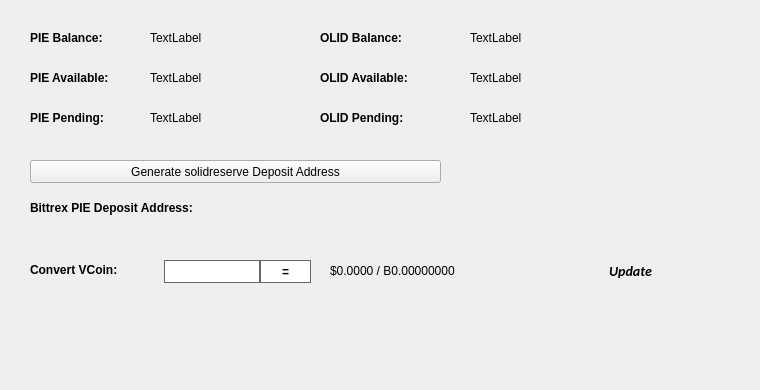
   <widget class="QWidget" name="BalanceTab">
    <attribute name="title">
     <string>Balance</string>
    </attribute>
    <widget class="QLabel" name="SolidreserveBalanceLabel">
     <property name="geometry">
      <rect>
       <x>470</x>
       <y>30</y>
       <width>150</width>
       <height>16</height>
      </rect>
     </property>
     <property name="text">
      <string>TextLabel</string>
     </property>
    </widget>
    <widget class="QLabel" name="PIEBalanceLabel">
     <property name="geometry">
      <rect>
       <x>150</x>
       <y>30</y>
       <width>150</width>
       <height>16</height>
      </rect>
     </property>
     <property name="text">
      <string>TextLabel</string>
     </property>
    </widget>
    <widget class="QLabel" name="label_11">
     <property name="geometry">
      <rect>
       <x>30</x>
       <y>30</y>
       <width>101</width>
       <height>16</height>
      </rect>
     </property>
     <property name="font">
      <font>
       <weight>75</weight>
       <bold>true</bold>
      </font>
     </property>
     <property name="text">
      <string>PIE Balance:</string>
     </property>
    </widget>
    <widget class="QLabel" name="label_12">
     <property name="geometry">
      <rect>
       <x>320</x>
       <y>30</y>
       <width>101</width>
       <height>16</height>
      </rect>
     </property>
     <property name="font">
      <font>
       <weight>75</weight>
       <bold>true</bold>
      </font>
     </property>
     <property name="text">
      <string>OLID Balance:</string>
     </property>
    </widget>
    <widget class="QLabel" name="PIEAvailableLabel_2">
     <property name="geometry">
      <rect>
       <x>150</x>
       <y>70</y>
       <width>150</width>
       <height>16</height>
      </rect>
     </property>
     <property name="text">
      <string>TextLabel</string>
     </property>
    </widget>
    <widget class="QLabel" name="label_13">
     <property name="geometry">
      <rect>
       <x>30</x>
       <y>70</y>
       <width>111</width>
       <height>16</height>
      </rect>
     </property>
     <property name="font">
      <font>
       <weight>75</weight>
       <bold>true</bold>
      </font>
     </property>
     <property name="text">
      <string>PIE Available:</string>
     </property>
    </widget>
    <widget class="QLabel" name="label_14">
     <property name="geometry">
      <rect>
       <x>30</x>
       <y>110</y>
       <width>101</width>
       <height>16</height>
      </rect>
     </property>
     <property name="font">
      <font>
       <weight>75</weight>
       <bold>true</bold>
      </font>
     </property>
     <property name="text">
      <string>PIE Pending:</string>
     </property>
    </widget>
    <widget class="QLabel" name="PIEPendingLabel">
     <property name="geometry">
      <rect>
       <x>150</x>
       <y>110</y>
       <width>150</width>
       <height>16</height>
      </rect>
     </property>
     <property name="text">
      <string>TextLabel</string>
     </property>
    </widget>
    <widget class="QLabel" name="label_15">
     <property name="geometry">
      <rect>
       <x>320</x>
       <y>70</y>
       <width>111</width>
       <height>16</height>
      </rect>
     </property>
     <property name="font">
      <font>
       <weight>75</weight>
       <bold>true</bold>
      </font>
     </property>
     <property name="text">
      <string>OLID Available:</string>
     </property>
    </widget>
    <widget class="QLabel" name="SolidreserveAvailableLabel">
     <property name="geometry">
      <rect>
       <x>470</x>
       <y>70</y>
       <width>150</width>
       <height>16</height>
      </rect>
     </property>
     <property name="text">
      <string>TextLabel</string>
     </property>
    </widget>
    <widget class="QLabel" name="label_31">
     <property name="geometry">
      <rect>
       <x>320</x>
       <y>110</y>
       <width>111</width>
       <height>16</height>
      </rect>
     </property>
     <property name="font">
      <font>
       <weight>75</weight>
       <bold>true</bold>
      </font>
     </property>
     <property name="text">
      <string>OLID Pending:</string>
     </property>
    </widget>
    <widget class="QLabel" name="SolidreservePendingLabel">
     <property name="geometry">
      <rect>
       <x>470</x>
       <y>110</y>
       <width>150</width>
       <height>16</height>
      </rect>
     </property>
     <property name="text">
      <string>TextLabel</string>
     </property>
    </widget>
    <widget class="QLabel" name="label_33">
     <property name="geometry">
      <rect>
       <x>30</x>
       <y>200</y>
       <width>221</width>
       <height>16</height>
      </rect>
     </property>
     <property name="font">
      <font>
       <weight>75</weight>
       <bold>true</bold>
      </font>
     </property>
     <property name="text">
      <string>Bittrex PIE Deposit Address:</string>
     </property>
    </widget>
    <widget class="QPushButton" name="GenDepositBTN">
     <property name="geometry">
      <rect>
       <x>30</x>
       <y>160</y>
       <width>411</width>
       <height>23</height>
      </rect>
     </property>
     <property name="text">
      <string>Generate solidreserve Deposit Address</string>
     </property>
     <property name="icon">
      <iconset resource="../solidreserve.qrc">
       <normaloff>:/icons/solidreserve</normaloff>:/icons/solidreserve</iconset>
     </property>
    </widget>
    <widget class="QLabel" name="DepositAddressLabel">
     <property name="geometry">
      <rect>
       <x>200</x>
       <y>200</y>
       <width>261</width>
       <height>16</height>
      </rect>
     </property>
     <property name="palette">
      <palette>
       <active>
        <colorrole role="WindowText">
         <brush brushstyle="SolidPattern">
          <color alpha="255">
           <red>0</red>
           <green>0</green>
           <blue>0</blue>
          </color>
         </brush>
        </colorrole>
        <colorrole role="Text">
         <brush brushstyle="SolidPattern">
          <color alpha="255">
           <red>0</red>
           <green>0</green>
           <blue>255</blue>
          </color>
         </brush>
        </colorrole>
       </active>
       <inactive>
        <colorrole role="WindowText">
         <brush brushstyle="SolidPattern">
          <color alpha="255">
           <red>0</red>
           <green>0</green>
           <blue>0</blue>
          </color>
         </brush>
        </colorrole>
        <colorrole role="Text">
         <brush brushstyle="SolidPattern">
          <color alpha="255">
           <red>0</red>
           <green>0</green>
           <blue>255</blue>
          </color>
         </brush>
        </colorrole>
       </inactive>
       <disabled>
        <colorrole role="WindowText">
         <brush brushstyle="SolidPattern">
          <color alpha="255">
           <red>120</red>
           <green>120</green>
           <blue>120</blue>
          </color>
         </brush>
        </colorrole>
        <colorrole role="Text">
         <brush brushstyle="SolidPattern">
          <color alpha="255">
           <red>120</red>
           <green>120</green>
           <blue>120</blue>
          </color>
         </brush>
        </colorrole>
       </disabled>
      </palette>
     </property>
     <property name="font">
      <font>
       <weight>75</weight>
       <bold>true</bold>
      </font>
     </property>
     <property name="text">
      <string/>
     </property>
     <property name="alignment">
      <set>Qt::AlignRight|Qt::AlignTrailing|Qt::AlignVCenter</set>
     </property>
     <property name="textInteractionFlags">
      <set>Qt::LinksAccessibleByMouse|Qt::TextSelectableByKeyboard|Qt::TextSelectableByMouse</set>
     </property>
    </widget>
    <widget class="QLabel" name="label_8">
     <property name="geometry">
      <rect>
       <x>460</x>
       <y>300</y>
       <width>281</width>
       <height>81</height>
      </rect>
     </property>
     <property name="text">
      <string/>
     </property>
     <property name="pixmap">
      <pixmap>:/images/bittrex</pixmap>
     </property>
    </widget>
    <widget class="QWidget" name="widgetConversion" native="true">
     <property name="geometry">
      <rect>
       <x>0</x>
       <y>250</y>
       <width>751</width>
       <height>43</height>
      </rect>
     </property>
     <property name="minimumSize">
      <size>
       <width>0</width>
       <height>43</height>
      </size>
     </property>
     <property name="styleSheet">
      <string notr="true"/>
     </property>
     <widget class="QPushButton" name="btnUpdateMarketData">
      <property name="geometry">
       <rect>
        <x>575</x>
        <y>0</y>
        <width>111</width>
        <height>41</height>
       </rect>
      </property>
      <property name="sizePolicy">
       <sizepolicy hsizetype="Expanding" vsizetype="Expanding">
        <horstretch>0</horstretch>
        <verstretch>0</verstretch>
       </sizepolicy>
      </property>
      <property name="font">
       <font>
        <family>calibri</family>
        <pointsize>-1</pointsize>
        <weight>75</weight>
        <italic>true</italic>
        <bold>true</bold>
       </font>
      </property>
      <property name="styleSheet">
       <string notr="true">margin:0px;text-align:center;padding:2px;border-radius:3px;font-style:italic;width:100px;font-size:14px;font-family:calibri;font-weight:600;</string>
      </property>
      <property name="text">
       <string>Update</string>
      </property>
      <property name="iconSize">
       <size>
        <width>150</width>
        <height>35</height>
       </size>
      </property>
      <property name="autoDefault">
       <bool>true</bool>
      </property>
      <property name="default">
       <bool>true</bool>
      </property>
     </widget>
     <widget class="QLabel" name="lblConvertVCoin">
      <property name="geometry">
       <rect>
        <x>30</x>
        <y>10</y>
        <width>131</width>
        <height>20</height>
       </rect>
      </property>
      <property name="styleSheet">
       <string notr="true"/>
      </property>
      <property name="text">
       <string>&lt;html&gt;&lt;head/&gt;&lt;body&gt;&lt;p&gt;&lt;span style=&quot; font-weight:600;&quot;&gt;Convert VCoin:&lt;/span&gt;&lt;/p&gt;&lt;/body&gt;&lt;/html&gt;</string>
      </property>
     </widget>
     <widget class="QLineEdit" name="txtConvertVCoinQty">
      <property name="geometry">
       <rect>
        <x>160</x>
        <y>10</y>
        <width>100</width>
        <height>23</height>
       </rect>
      </property>
      <property name="minimumSize">
       <size>
        <width>100</width>
        <height>23</height>
       </size>
      </property>
      <property name="maximumSize">
       <size>
        <width>100</width>
        <height>16777215</height>
       </size>
      </property>
      <property name="styleSheet">
       <string notr="true">border: 1px solid #61696c;margin-left:4px;</string>
      </property>
     </widget>
     <widget class="QPushButton" name="btnConvertsolidreserve">
      <property name="geometry">
       <rect>
        <x>260</x>
        <y>10</y>
        <width>51</width>
        <height>23</height>
       </rect>
      </property>
      <property name="minimumSize">
       <size>
        <width>0</width>
        <height>23</height>
       </size>
      </property>
      <property name="styleSheet">
       <string notr="true">border:1px solid #61696c;background:white;font-weight:600;</string>
      </property>
      <property name="text">
       <string>=</string>
      </property>
     </widget>
     <widget class="QLabel" name="lblConvertVCoinResults">
      <property name="geometry">
       <rect>
        <x>330</x>
        <y>0</y>
        <width>201</width>
        <height>41</height>
       </rect>
      </property>
      <property name="styleSheet">
       <string notr="true"/>
      </property>
      <property name="text">
       <string>$0.0000 / B0.00000000</string>
      </property>
     </widget>
     <widget class="QLabel" name="iconOverviewUpdateWait">
      <property name="geometry">
       <rect>
        <x>670</x>
        <y>10</y>
        <width>24</width>
        <height>24</height>
       </rect>
      </property>
      <property name="text">
       <string/>
      </property>
      <property name="pixmap">
       <pixmap resource="../solidreserve.qrc">:/icons/transaction_1</pixmap>
      </property>
      <property name="scaledContents">
       <bool>true</bool>
      </property>
      <property name="alignment">
       <set>Qt::AlignCenter</set>
      </property>
     </widget>
    </widget>
   </widget>
